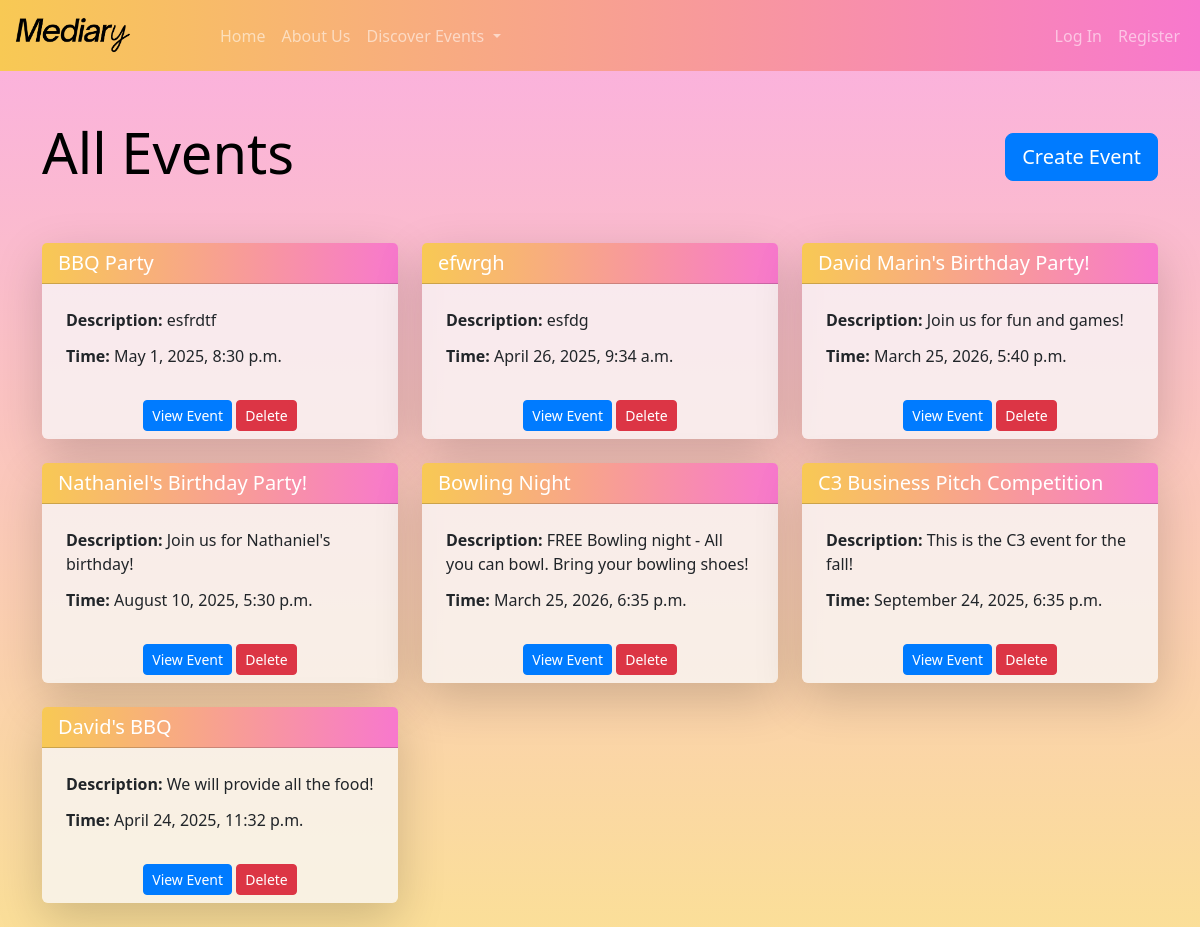
The app's page /events/, older data.
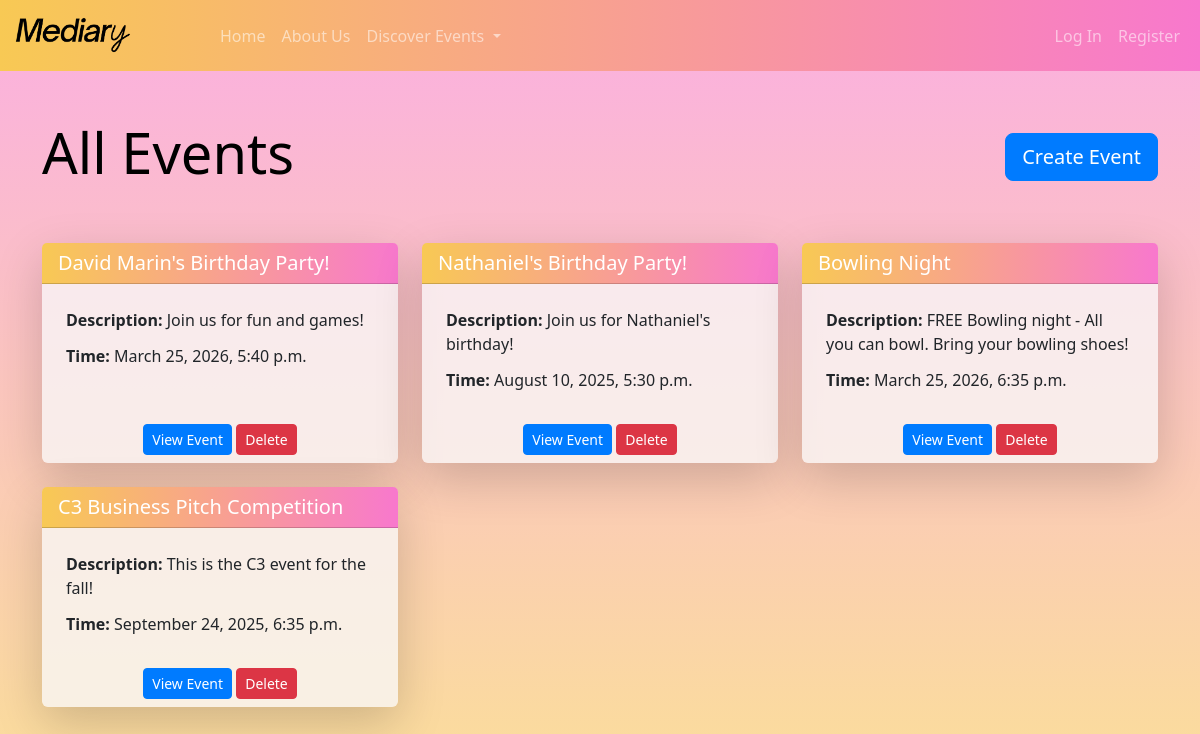
The same page, newer data.
### mediary/models.py (models this page shows, shortened)
class Event(models.Model):
    user = models.ForeignKey(settings.AUTH_USER_MODEL, on_delete=models.SET_NULL, null=True, blank=True)
    created_at = models.DateTimeField(auto_now_add=True)
    title = models.CharField(max_length=255)
    location = models.CharField(max_length=255)
    description = models.CharField(max_length=255)
    time = models.DateTimeField()

### mediary/views.py (the view)
# urls.py: path('events/', views.event_list, name='event_list'),
def event_list(request):
    events = Event.objects.all().order_by('-created_at')
    form = EventForm()
    context = {'events': events, 'form': form}
    return render(request, 'mediary/all_events.html', context)

### mediary/templates/mediary/all_events.html (shortened to what this page needs)
{% extends "mediary/base.html" %}
{% load static %}
{% block content %}
<link href="https://cdn.jsdelivr.net/npm/bootstrap@5.3.2/dist/css/bootstrap.min.css" rel="stylesheet">
<div class="container mt-5">
    <div class="d-flex justify-content-between align-items-center mb-5">
        <h1 class="display-4 text-black">All Events</h1>
        <a href="{% url 'mediary:event_create' %}" class="btn btn-primary btn-lg">Create Event</a>
    </div>
    <div class="row">
        {% for event in events %}
            <div class="col-md-6 col-lg-4 mb-4">
                <div class="card shadow-lg border-0 bg-light bg-opacity-75 h-100">
                    <div class="card-header bg-primary text-white">
                        <h3 class="h5 mb-0">{{ event.title }}</h3>
                    </div>
                    <div class="card-body">
                        <p class="card-text"><strong>Description:</strong> {{ event.description }}</p>
                        <p class="card-text"><strong>Time:</strong> {{ event.time|date:"F j, Y, g:i a" }}</p>
                    </div>
                    <div class="card-footer bg-transparent border-0 text-center">
                        <a href="{% url 'mediary:event_detail' event.id %}" class="btn btn-primary btn-sm">View Event</a>
                        <form action="{% url 'mediary:delete_event' event.id %}" method="POST" style="display: inline;">
                            <button type="submit" class="btn btn-danger btn-sm">Delete</button>
                        </form>
                    </div>
                </div>
            </div>
        {% endfor %}
    </div>
</div>
{% endblock content %}

Row changes from the older to the newer data that the page shows:
removed Event: title "BBQ Party", description "esfrdtf", time "May 1, 2025, 8:30 p.m."
removed Event: title "efwrgh", description "esfdg", time "April 26, 2025, 9:34 a.m."
removed Event: title "David's BBQ", description "We will provide all the food!", time "April 24, 2025, 11:32 p.m."
